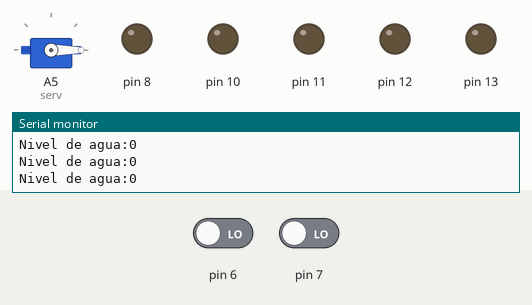
Bench run of a sketch on a simulated Arduino Uno, built with avr-gcc and run on an emulated ATmega328P. Parts: servo, output pins drawn as LEDs (lit = HIGH), the last lines printed to the serial monitor. The test bench sets the inputs (shaded band); at power-on: pin 6 LOW, pin 7 LOW.

Above: at 1.2 s.
1.3 s: pin 6 driven HIGH
At 3.0 s:
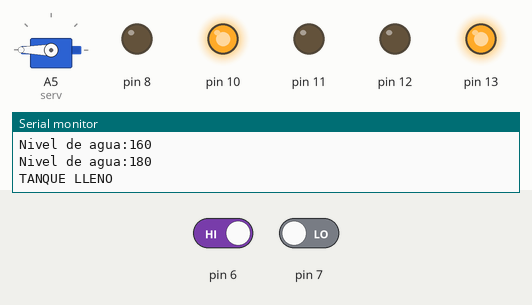
4.3 s: pin 6 driven LOW
At 5.9 s:
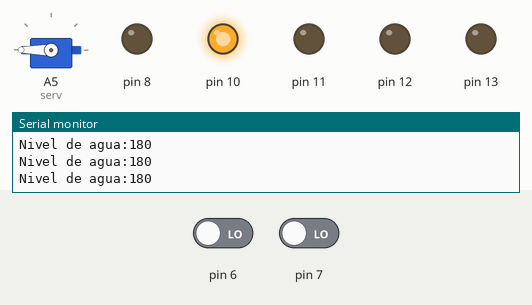
7.3 s: pin 7 driven HIGH
At 9.0 s:
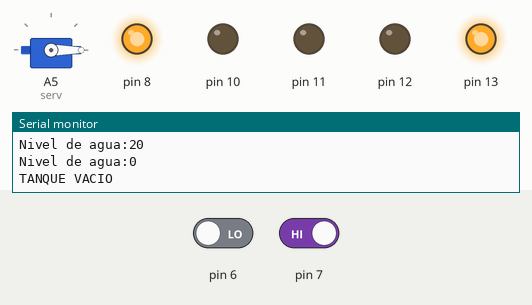
10.3 s: pin 6 driven HIGH
At 11.25 s:
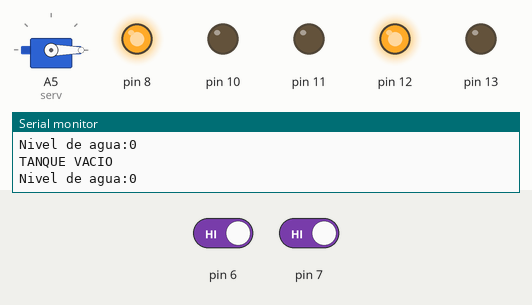
Timing chart, 0 to 13.6 s (numbered marks = the images above; inputs shaded):
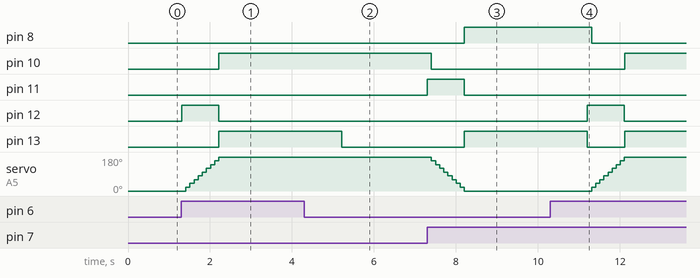

Measured:
- after the input at 1.3 s, pin 10, pin 13: LOW → HIGH after 0.92 s; pin 12: LOW → HIGH at once, → LOW 0.90 s later; servo on A5 (serv): moves from 0° to 180° over 0.80 s, starting after 0.11 s
- after the input at 4.3 s, pin 13: HIGH → LOW after 0.92 s
- after the input at 7.3 s, pin 8, pin 13: LOW → HIGH after 0.91 s; pin 10: HIGH → LOW after 0.10 s; pin 11: LOW → HIGH at once, → LOW 0.90 s later; servo on A5 (serv): moves from 180° to 0° over 0.80 s, starting after 0.10 s
- after the input at 10.3 s, pin 8: HIGH → LOW after 1.0 s; pin 10: LOW → HIGH after 1.8 s; pin 12: LOW → HIGH after 0.91 s, → LOW 0.90 s later; pin 13: HIGH → LOW after 0.91 s, → HIGH 0.90 s later; servo on A5 (serv): moves from 0° to 180° over 0.80 s, starting after 1.0 s

The sketch:

TanqueAgua.ino
```cpp
#include <Servo.h>
class LED{
  public:
  LED(byte puerto){
    pin = puerto;
    pinMode(pin, OUTPUT);
  }

  void onOff(bool accion){
    if(accion){
      digitalWrite(pin,HIGH);
    }
    else{
      digitalWrite(pin,LOW);
    }
  }

  private:
         byte pin;
};

class PULSADOR{
  public:
  PULSADOR(byte puerto){
    pin = puerto;
    pinMode(pin, INPUT);
  }

  bool leer(){
    return digitalRead(pin);
  }

  private:
         byte pin;
};

class BUZZER{
  public:
  BUZZER(byte puerto){
    pin = puerto;
    pinMode(pin, OUTPUT);
  }

   void onOff(bool accion){
    if(accion){
      digitalWrite(pin,HIGH);
    }
    else{
      digitalWrite(pin,LOW);
    }
  }

  private:
         byte pin;
};

//Led Verde lleno
//Led Roja vacio
//Led amarilla ingresando agua
//Led azul consumiendo agua
LED luzVerde(10);
LED luzRoja(8);
LED luzAmarilla(12);
LED luzAzul(11);

PULSADOR ingresar(6);
PULSADOR consumir(7);
BUZZER buz1(13);
int min = 0;
int max = 180;

Servo serv;

void setup()
{
   serv.attach(A5);
  serv.write(0);
  Serial.begin(9600);
}

void loop()
{
 int valor = serv.read();

  Serial.print("Nivel de agua:");
  Serial.println(valor);
  if(ingresar.leer()){
    if(valor<max){
      luzAmarilla.onOff(1);
      delay(100);
      luzAmarilla.onOff(0);
      luzRoja.onOff(0);
      luzAzul.onOff(0);
      luzVerde.onOff(0);
      //Ingresando agua
      serv.write(valor+20);
  }else{
     Serial.println("TANQUE LLENO");
      luzAmarilla.onOff(0);
      luzRoja.onOff(0);
      luzAzul.onOff(0);
      luzVerde.onOff(1);
     buz1.onOff(1);
     delay(1000);
     buz1.onOff(0);
   }
  }else{
  if(consumir.leer()){
    if(valor>min){
      luzAmarilla.onOff(0);
      luzRoja.onOff(0);
      luzAzul.onOff(1);
      delay(100);
      luzAzul.onOff(0);
      luzVerde.onOff(0);
      //Consumiendo agua
      serv.write(valor-20);
  }else{
    Serial.println("TANQUE VACIO");
     luzAmarilla.onOff(0);
      luzRoja.onOff(1);
      luzAzul.onOff(0);
      luzVerde.onOff(0);
     buz1.onOff(1);
     delay(1000);
     buz1.onOff(0);
  }
}
  }
}
```
